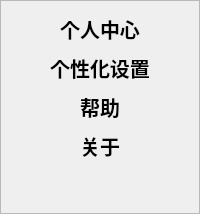
                 <widget class="QFrame" name="frame_8">
                  <property name="styleSheet">
                   <string notr="true"/>
                  </property>
                  <property name="frameShape">
                   <enum>QFrame::StyledPanel</enum>
                  </property>
                  <property name="frameShadow">
                   <enum>QFrame::Raised</enum>
                  </property>
                  <layout class="QVBoxLayout" name="verticalLayout_6" stretch="1,1,1,1,8">
                   <item>
                    <widget class="QToolButton" name="userButton">
                     <property name="sizePolicy">
                      <sizepolicy hsizetype="Preferred" vsizetype="Preferred">
                       <horstretch>0</horstretch>
                       <verstretch>0</verstretch>
                      </sizepolicy>
                     </property>
                     <property name="font">
                      <font>
                       <family>楷体</family>
                       <pointsize>15</pointsize>
                       <weight>75</weight>
                       <bold>true</bold>
                      </font>
                     </property>
                     <property name="styleSheet">
                      <string notr="true">QToolButton{
	border-radius: 15px;
}
QToolButton:hover{
	background-color: rgb(0, 200, 255);
	border-radius: 15px;
}</string>
                     </property>
                     <property name="text">
                      <string>个人中心</string>
                     </property>
                     <property name="autoRaise">
                      <bool>true</bool>
                     </property>
                    </widget>
                   </item>
                   <item>
                    <widget class="QToolButton" name="personalSettingButton">
                     <property name="sizePolicy">
                      <sizepolicy hsizetype="Preferred" vsizetype="Preferred">
                       <horstretch>0</horstretch>
                       <verstretch>0</verstretch>
                      </sizepolicy>
                     </property>
                     <property name="font">
                      <font>
                       <family>楷体</family>
                       <pointsize>15</pointsize>
                       <weight>75</weight>
                       <bold>true</bold>
                      </font>
                     </property>
                     <property name="styleSheet">
                      <string notr="true">QToolButton{
	border-radius: 15px;
}
QToolButton:hover{
	background-color: rgb(0, 200, 255);
	border-radius: 15px;
}</string>
                     </property>
                     <property name="text">
                      <string>个性化设置</string>
                     </property>
                     <property name="autoRaise">
                      <bool>true</bool>
                     </property>
                    </widget>
                   </item>
                   <item>
                    <widget class="QToolButton" name="helpButton">
                     <property name="sizePolicy">
                      <sizepolicy hsizetype="Preferred" vsizetype="Preferred">
                       <horstretch>0</horstretch>
                       <verstretch>0</verstretch>
                      </sizepolicy>
                     </property>
                     <property name="font">
                      <font>
                       <family>楷体</family>
                       <pointsize>15</pointsize>
                       <weight>75</weight>
                       <bold>true</bold>
                      </font>
                     </property>
                     <property name="styleSheet">
                      <string notr="true">QToolButton{
	border-radius: 15px;
}
QToolButton:hover{
	background-color: rgb(0, 200, 255);
	border-radius: 15px;
}</string>
                     </property>
                     <property name="text">
                      <string>帮助</string>
                     </property>
                     <property name="autoRaise">
                      <bool>true</bool>
                     </property>
                    </widget>
                   </item>
                   <item>
                    <widget class="QToolButton" name="aboutButton">
                     <property name="sizePolicy">
                      <sizepolicy hsizetype="Preferred" vsizetype="Preferred">
                       <horstretch>0</horstretch>
                       <verstretch>0</verstretch>
                      </sizepolicy>
                     </property>
                     <property name="font">
                      <font>
                       <family>楷体</family>
                       <pointsize>15</pointsize>
                       <weight>75</weight>
                       <bold>true</bold>
                      </font>
                     </property>
                     <property name="styleSheet">
                      <string notr="true">QToolButton{
	border-radius: 15px;
}
QToolButton:hover{
	background-color: rgb(0, 200, 255);
	border-radius: 15px;
}</string>
                     </property>
                     <property name="text">
                      <string>关于</string>
                     </property>
                     <property name="autoRaise">
                      <bool>true</bool>
                     </property>
                    </widget>
                   </item>
                   <item>
                    <spacer name="verticalSpacer_2">
                     <property name="orientation">
                      <enum>Qt::Vertical</enum>
                     </property>
                     <property name="sizeHint" stdset="0">
                      <size>
                       <width>20</width>
                       <height>40</height>
                      </size>
                     </property>
                    </spacer>
                   </item>
                  </layout>
                 </widget>
